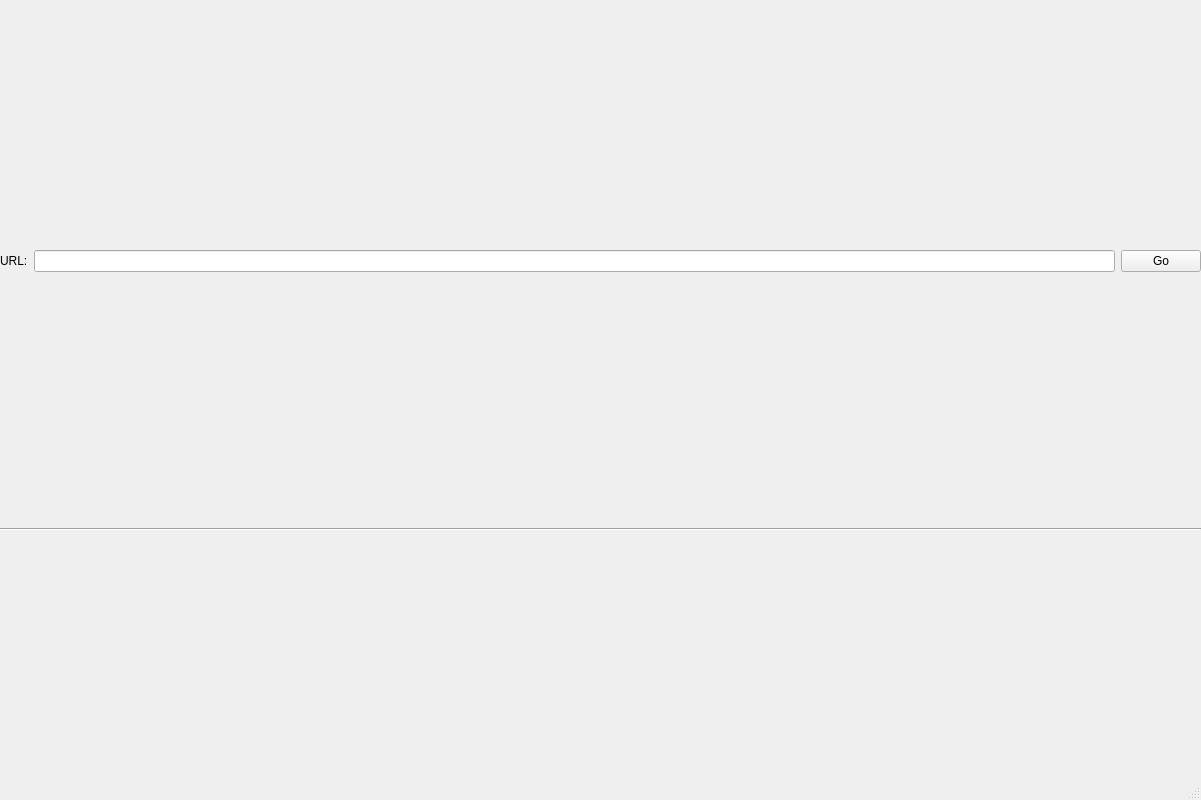
<?xml version="1.0" encoding="UTF-8"?>
<ui version="4.0">
 <class>Minavegador</class>
 <widget class="QMainWindow" name="Minavegador">
  <property name="geometry">
   <rect>
    <x>0</x>
    <y>0</y>
    <width>1201</width>
    <height>800</height>
   </rect>
  </property>
  <property name="windowTitle">
   <string>Mi navegador</string>
  </property>
  <widget class="QWidget" name="centralwidget">
   <widget class="QWidget" name="verticalLayoutWidget">
    <property name="geometry">
     <rect>
      <x>0</x>
      <y>0</y>
      <width>1201</width>
      <height>781</height>
     </rect>
    </property>
    <layout class="QVBoxLayout" name="mainLayout">
     <item>
      <layout class="QHBoxLayout" name="horizontalLayout">
       <item>
        <widget class="QLabel" name="url_Label">
         <property name="text">
          <string>URL:</string>
         </property>
        </widget>
       </item>
       <item>
        <widget class="QLineEdit" name="urlEntering"/>
       </item>
       <item>
        <widget class="QPushButton" name="goButton">
         <property name="text">
          <string>Go</string>
         </property>
        </widget>
       </item>
      </layout>
     </item>
     <item>
      <widget class="Line" name="line">
       <property name="orientation">
        <enum>Qt::Horizontal</enum>
       </property>
      </widget>
     </item>
    </layout>
   </widget>
  </widget>
  <widget class="QStatusBar" name="statusbar"/>
 </widget>
 <resources/>
 <connections/>
</ui>
